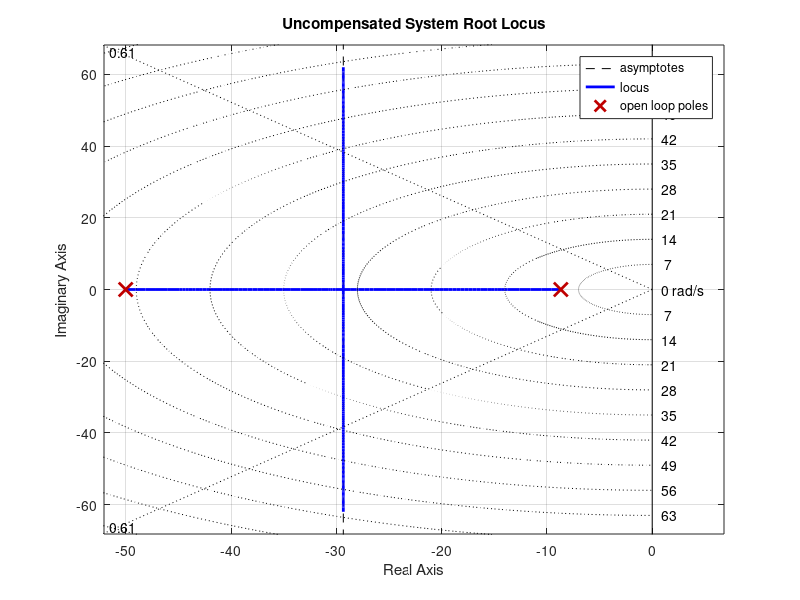
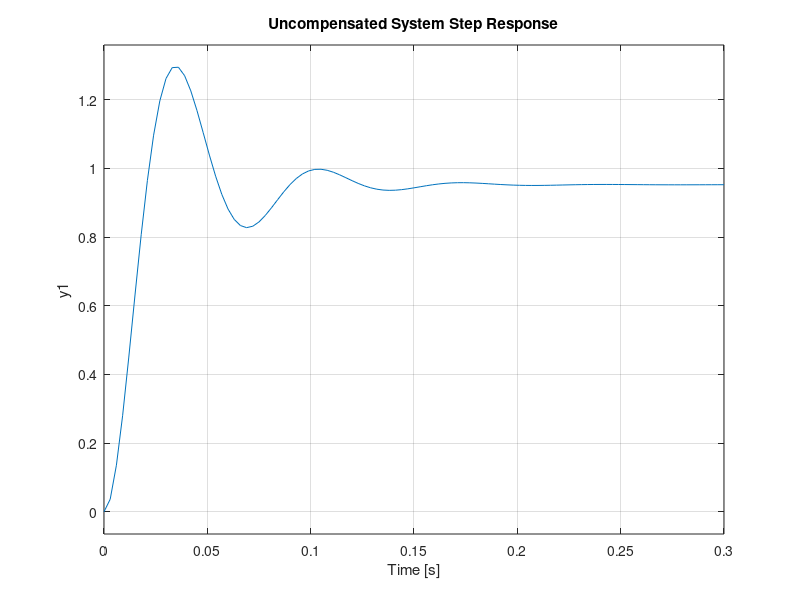
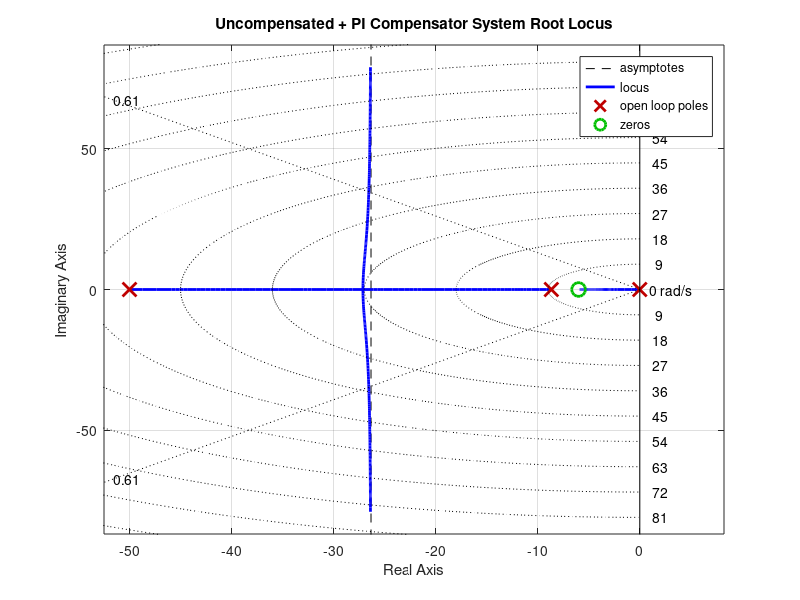
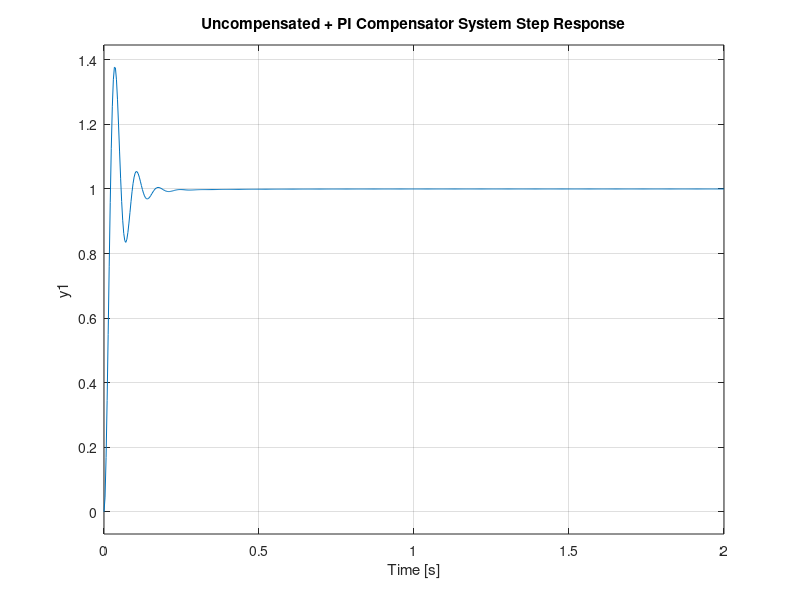

These figures' MATLAB source, in order:
% Original System
close; clear; clc;

Z = []; % Zeros
P = [-8.675, -50]; % Poles
K = 8670.13; % Gain

Gu = zpk(Z, P, K);

figure(1);
rlocus(Gu)
sgrid(0.608,[])
title('Uncompensated System Root Locus');

figure(2);
tu = feedback(Gu, 1);
step(tu)
title('Uncompensated System Step Response');

% System with PI Compensator

Z = [-6];
P = [0, -8.675, -50];
K = 8670.13;

Gp = zpk(Z, P, K);

figure(3);
rlocus(Gp)
sgrid(0.608,[])
title('Uncompensated + PI Compensator System Root Locus');

figure(4);
tp = feedback(Gp, 1);
step(tp)
title('Uncompensated + PI Compensator System Step Response');

% Final Compensated System

Z = [-6, -60];
P = [0, -8.675, -8.3891, -50];
K = 65.9;

Gc = zpk(Z, P, K);

figure(5);
rlocus(Gc)
sgrid(0.608,[])
title('Compensated System Root Locus');

figure(6);
tc = feedback(Gc, 1);
step(tc)
title('Compensated System Step Response');

% Compensated vs Uncompensated System

figure(7);

hold on;
plot(step(tc), 'b-'); 
plot(step(tu), 'r-');
title('Uncompensated System vs. Compensated System Step Response');
legend('Compensated System', 'Uncompensated System');
